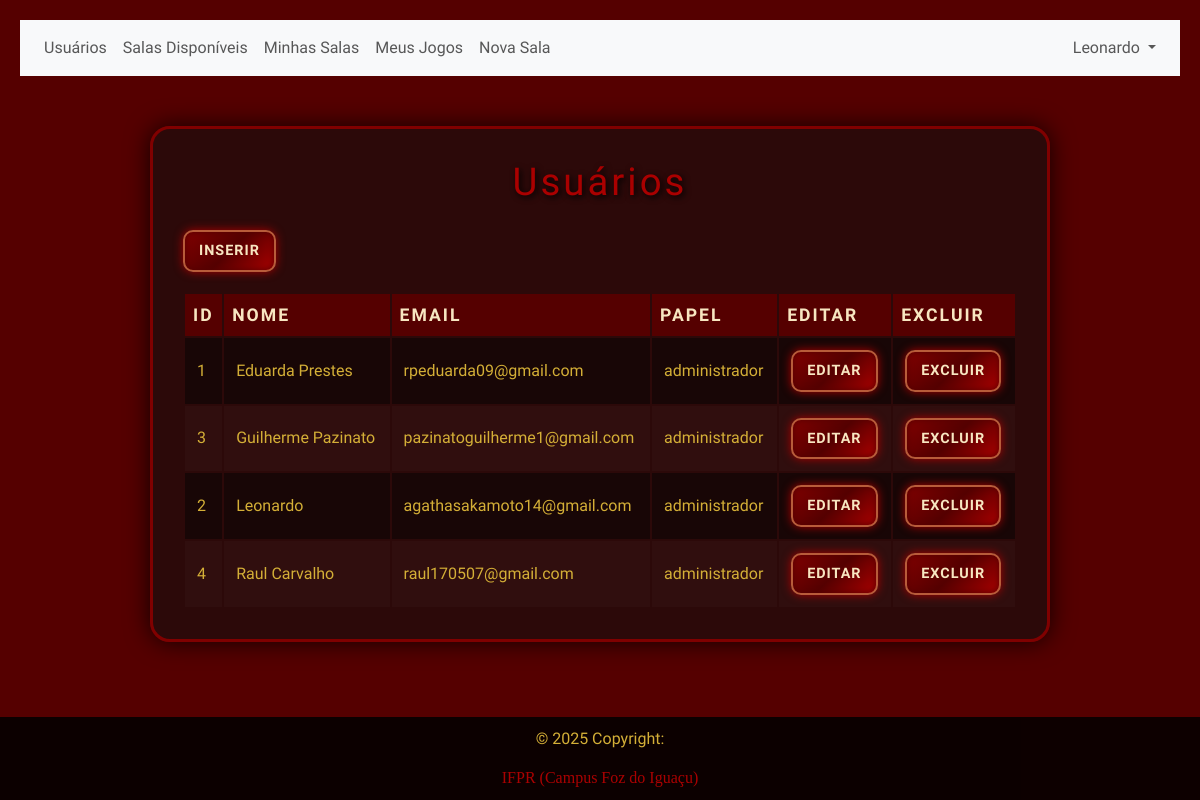
Screenshot of /app/controller/UsuarioController.php?action=list (signed in) with the database file from the repository.
### tables this page shows
CREATE TABLE IF NOT EXISTS `usuarios` (
    `id` INT NOT NULL AUTO_INCREMENT,
    `papel` ENUM('jogador', 'administrador') NOT NULL,
    `nome` VARCHAR(100) NOT NULL,
    `apelido` VARCHAR(50) NULL DEFAULT NULL,
    `email` VARCHAR(100) NOT NULL,
    `telefone` VARCHAR(20) NULL DEFAULT NULL,
    `data_nascimento` DATE NOT NULL,
    `senha` VARCHAR(255) NOT NULL,
    `foto` VARCHAR(255) NULL,
    PRIMARY KEY (`id`),
    UNIQUE INDEX `email_unique` (`email` ASC),
    UNIQUE INDEX `apelido_unique` (`apelido` ASC)
);

### app/controller/UsuarioController.php (called while the page is built, shortened)
<?php
require_once(__DIR__ . "/../dao/UsuarioDAO.php");
require_once(__DIR__ . "/../model/Usuario.php");
class UsuarioController extends Controller
{
    private UsuarioDAO $usuarioDao;
    public function __construct()
    {
        $this->usuarioDao = new UsuarioDAO();
        $this->handleAction();
    }
    protected function list(string $msgErro = "", string $msgSucesso = "")
    {
        $dados["lista"] = $this->usuarioDao->list();
        $this->loadView("usuario/list.php", $dados,  $msgErro, $msgSucesso);
    }
}
new UsuarioController();

### app/model/Usuario.php (called while the page is built, shortened)
<?php
class Usuario
{
    private ?int $id;
    private ?string $papel;
    private ?string $nome;
    private ?string $email;
    public function getId(): ?int
    {
        return $this->id;
    }
    public function setId(?int $id): self
    {
        $this->id = $id;
        return $this;
    }
    public function getPapel(): ?string
    {
        return $this->papel;
    }
    public function setPapel(?string $papel): self
    {
        $this->papel = $papel;
        return $this;
    }
    public function getNome(): ?string
    {
        return $this->nome;
    }
    public function setNome(?string $nome): self
    {
        $this->nome = $nome;
        return $this;
    }
    public function getEmail(): ?string
    {
        return $this->email;
    }
    public function setEmail(?string $email): self
    {
        $this->email = $email;
        return $this;
    }
}

### app/dao/UsuarioDAO.php (called while the page is built, shortened)
<?php
include_once(__DIR__ . "/../model/Usuario.php");
class UsuarioDAO
{
    public function list()
    {
        $conn = Connection::getConn();
        $sql = "SELECT * FROM usuarios u ORDER BY u.nome";
        $stm = $conn->prepare($sql);
        $stm->execute();
        $result = $stm->fetchAll();
        return $this->mapUsuarios($result);
    }
    private function mapUsuarios($result)
    {
        $usuarios = array();
        foreach ($result as $reg) {
            $usuario = new Usuario();
            $usuario->setId($reg['id']);
            $usuario->setPapel($reg['papel']);
            $usuario->setNome($reg['nome']);
            $usuario->setApelido($reg['apelido']);
            $usuario->setEmail($reg['email']);
            $usuario->setTelefone($reg['telefone']);
            $usuario->setDataNascimento($reg['data_nascimento']);
            $usuario->setSenha($reg['senha']);
            $usuario->setFoto($reg['foto']);
            array_push($usuarios, $usuario);
        }
        return $usuarios;
    }
}

### app/view/usuario/list.php (the view, shortened to what this page needs)
<?php
require_once(__DIR__ . "/../include/header.php");
require_once(__DIR__ . "/../include/menu.php");
?>
<link rel="stylesheet" href="<?= BASEURL ?>/view/css/list.css">
<div class="container">
    <h1>Usuários</h1>
    <div class="row">
        <div class="col-3">
            <a class="btn"
               href="<?= BASEURL ?>/controller/UsuarioController.php?action=create">
               Inserir</a>
        </div>
        <div class="col-9">
        </div>
    </div>
    <div class="row" style="margin-top: 20px;">
        <div class="col-12">
            <table id="tabUsuarios">
                <thead>
                    <tr>
                        <th>ID</th>
                        <th>Nome</th>
                        <th>Email</th>
                        <th>Papel</th>
                        <th>Editar</th>
                        <th>Excluir</th>
                    </tr>
                </thead>
                <tbody>
                    <?php foreach ($dados['lista'] as $usu): ?>
                        <tr>
                            <td><?= $usu->getId(); ?></td>
                            <td><?= $usu->getNome(); ?></td>
                            <td><?= $usu->getEmail(); ?></td>
                            <td><?= $usu->getPapel(); ?></td>
                            <td>
                                <a class="btn"
                                   href="<?= BASEURL ?>/controller/UsuarioController.php?action=edit&id=<?= $usu->getId() ?>">
                                   Editar</a>
                            </td>
                            <td>
                                <a class="btn"
                                   onclick="return confirm('Confirma a exclusão do usuário?');"
                                   href="<?= BASEURL ?>/controller/UsuarioController.php?action=delete&id=<?= $usu->getId() ?>">
                                   Excluir</a>
                            </td>
                        </tr>
                    <?php endforeach; ?>
                </tbody>
            </table>
        </div>
    </div>
</div>
<?php
require_once(__DIR__ . "/../include/footer.php");
?>

### app/view/css/list.css (style rules this page uses)
body { background-color: #550000; font-family: 'Caudex', serif; color: #d4af37; margin: 0; padding: 20px; }
.container { background: rgba(40, 10, 10, 0.9); border: 3px solid #800000; padding: 30px; border-radius: 20px; box-shadow: 0 0 25px rgba(0,0,0,0.8); max-width: 900px; margin: 50px auto; backdrop-filter: blur(6px); }
h1 { font-family: 'Caudex', cursive; font-size: 2.4em; color: #aa0000; margin-bottom: 25px; text-align: center; text-shadow: 2px 2px 6px #000; letter-spacing: 3px; }
table { width: 100%; border-collapse:unset; margin-bottom: 0px; }
thead { background-color: #550000; }
thead th { color: #f8e6c1; font-size: 1.1em; padding: 8px; text-align: left; text-transform: uppercase; letter-spacing: 2px; }
tbody tr { background-color: rgba(20, 5, 5, 0.8); transition: background 0.3s ease; }
tbody tr:nth-child(even) { background-color: rgba(50, 15, 15, 0.8); }
td { padding: 12px; border-bottom: 2px; color: #d4af37; }
button, .btn { background: linear-gradient(135deg, #800000, #550000, #aa0000); border: 2px solid #b85c3a; padding: 8px 14px; border-radius: 10px; font-size: 0.9em; color: #f8e6c1; cursor: pointer; font-weight: bold; text-transform: uppercase; letter-spacing: 1px; box-shadow: 0 0 10px #aa0000, inset 0 0 6px #550000; transition: all 0.3s ease; }

### rows the page displays
usuarios: id "1", nome "Eduarda Prestes", email "rpeduarda09@gmail.com", papel "administrador"
usuarios: id "3", nome "Guilherme Pazinato", email "pazinatoguilherme1@gmail.com", papel "administrador"
usuarios: id "2", nome "Leonardo", email "agathasakamoto14@gmail.com", papel "administrador"
usuarios: id "4", nome "Raul Carvalho", email "raul170507@gmail.com", papel "administrador"

### other values shown
$nome "Leonardo"
